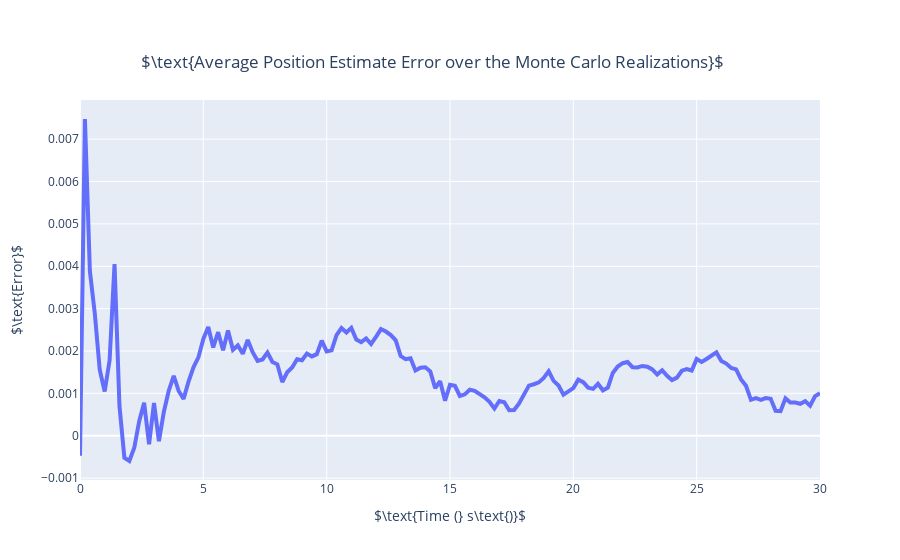
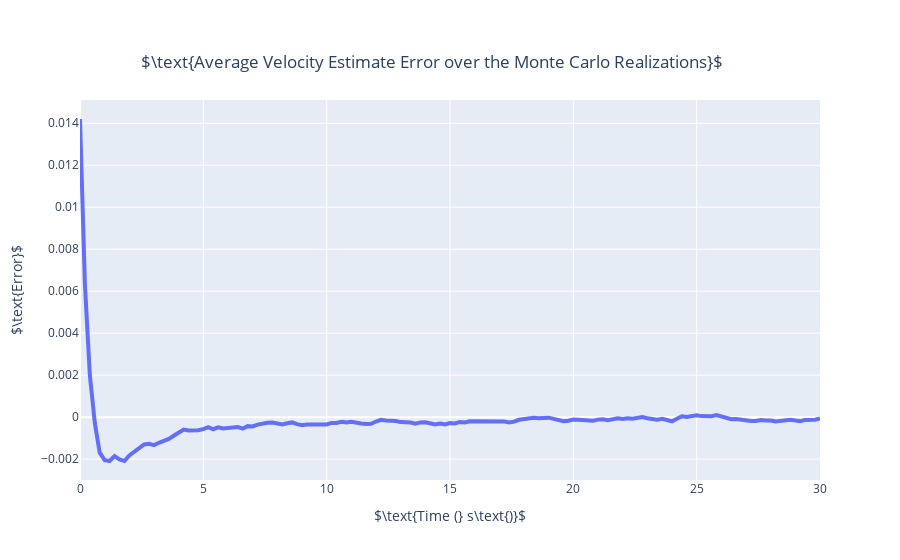

The cell these charts' notebook holds for them, in order:
### Markdown cell above
## Error Plots

### Code cell
eavex = [eave[i, 0] for i in range(kf_steps)]
eavev = [eave[i, 1] for i in range(kf_steps)]
eaveb = [eave[i, 2] for i in range(kf_steps)]


figeavex = go.Figure()
figeavex.add_trace(go.Scatter(x=t_kf, y=eavex, name="X Error", line=dict(width=4)))
figeavex.update_layout(title={'text':r"$\text{Average Position Estimate Error over the Monte Carlo Realizations}$",'xanchor':'center','yanchor':'top','y':0.9,'x':0.48}, xaxis_title=r"$\text{Time (} s\text{)}$", yaxis_title=r"$\text{Error}$")
figeavex.show()

figeavev = go.Figure()
figeavev.add_trace(go.Scatter(x=t_kf, y=eavev, name="Error", line=dict(width=4)))
figeavev.update_layout(title={'text':r"$\text{Average Velocity Estimate Error over the Monte Carlo Realizations}$",'xanchor':'center','yanchor':'top','y':0.9,'x':0.48}, xaxis_title=r"$\text{Time (} s\text{)}$", yaxis_title=r"$\text{Error}$")
figeavev.show()

### Figure 1 — Plotly figure (JSON) as saved in the notebook; plotly's stock layout.template omitted (floating-point values rounded to 4 significant figures; data arrays with more than 128 entries replaced by an {"elided": "..."} marker saying what was removed)
{"data": [{"line": {"width": 4}, "name": "X Error", "type": "scatter", "x": {"elided": "151 float values"}, "y": {"elided": "151 float values"}}], "layout": {"title": {"text": "$\\text{Average Position Estimate Error over the Monte Carlo Realizations}$", "x": 0.48, "xanchor": "center", "y": 0.9, "yanchor": "top"}, "xaxis": {"title": {"text": "$\\text{Time (} s\\text{)}$"}}, "yaxis": {"title": {"text": "$\\text{Error}$"}}}}

### Figure 2 — Plotly figure (JSON) as saved in the notebook; plotly's stock layout.template omitted (floating-point values rounded to 4 significant figures; data arrays with more than 128 entries replaced by an {"elided": "..."} marker saying what was removed)
{"data": [{"line": {"width": 4}, "name": "Error", "type": "scatter", "x": {"elided": "151 float values"}, "y": {"elided": "151 float values"}}], "layout": {"title": {"text": "$\\text{Average Velocity Estimate Error over the Monte Carlo Realizations}$", "x": 0.48, "xanchor": "center", "y": 0.9, "yanchor": "top"}, "xaxis": {"title": {"text": "$\\text{Time (} s\\text{)}$"}}, "yaxis": {"title": {"text": "$\\text{Error}$"}}}}
